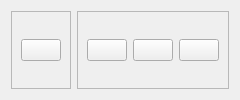
     <widget class="QWidget" name="header" native="true">
      <property name="maximumSize">
       <size>
        <width>16777215</width>
        <height>160</height>
       </size>
      </property>
      <layout class="QHBoxLayout" name="horizontalLayout">
       <item>
        <widget class="QFrame" name="frame_2">
         <property name="frameShape">
          <enum>QFrame::StyledPanel</enum>
         </property>
         <property name="frameShadow">
          <enum>QFrame::Raised</enum>
         </property>
         <layout class="QHBoxLayout" name="horizontalLayout_3">
          <item alignment="Qt::AlignLeft">
           <widget class="QPushButton" name="btn_menu">
            <property name="text">
             <string/>
            </property>
            <property name="icon">
             <iconset>
              <normaloff>img/menu.png</normaloff>img/menu.png</iconset>
            </property>
            <property name="iconSize">
             <size>
              <width>30</width>
              <height>30</height>
             </size>
            </property>
           </widget>
          </item>
         </layout>
        </widget>
       </item>
       <item alignment="Qt::AlignRight">
        <widget class="QFrame" name="frame">
         <property name="frameShape">
          <enum>QFrame::StyledPanel</enum>
         </property>
         <property name="frameShadow">
          <enum>QFrame::Raised</enum>
         </property>
         <layout class="QHBoxLayout" name="horizontalLayout_4">
          <item>
           <widget class="QPushButton" name="btn_minimizar">
            <property name="cursor">
             <cursorShape>PointingHandCursor</cursorShape>
            </property>
            <property name="text">
             <string/>
            </property>
            <property name="icon">
             <iconset>
              <normaloff>img/signo-menos.png</normaloff>img/signo-menos.png</iconset>
            </property>
            <property name="iconSize">
             <size>
              <width>35</width>
              <height>35</height>
             </size>
            </property>
           </widget>
          </item>
          <item>
           <widget class="QPushButton" name="btn_maximizar">
            <property name="cursor">
             <cursorShape>PointingHandCursor</cursorShape>
            </property>
            <property name="icon">
             <iconset>
              <normaloff>img/minimiza.png</normaloff>img/minimiza.png</iconset>
            </property>
            <property name="iconSize">
             <size>
              <width>30</width>
              <height>30</height>
             </size>
            </property>
           </widget>
          </item>
          <item>
           <widget class="QPushButton" name="btn_cerrar">
            <property name="cursor">
             <cursorShape>PointingHandCursor</cursorShape>
            </property>
            <property name="text">
             <string/>
            </property>
            <property name="icon">
             <iconset>
              <normaloff>img/cancelar.png</normaloff>img/cancelar.png</iconset>
            </property>
            <property name="iconSize">
             <size>
              <width>30</width>
              <height>30</height>
             </size>
            </property>
           </widget>
          </item>
         </layout>
        </widget>
       </item>
      </layout>
     </widget>
